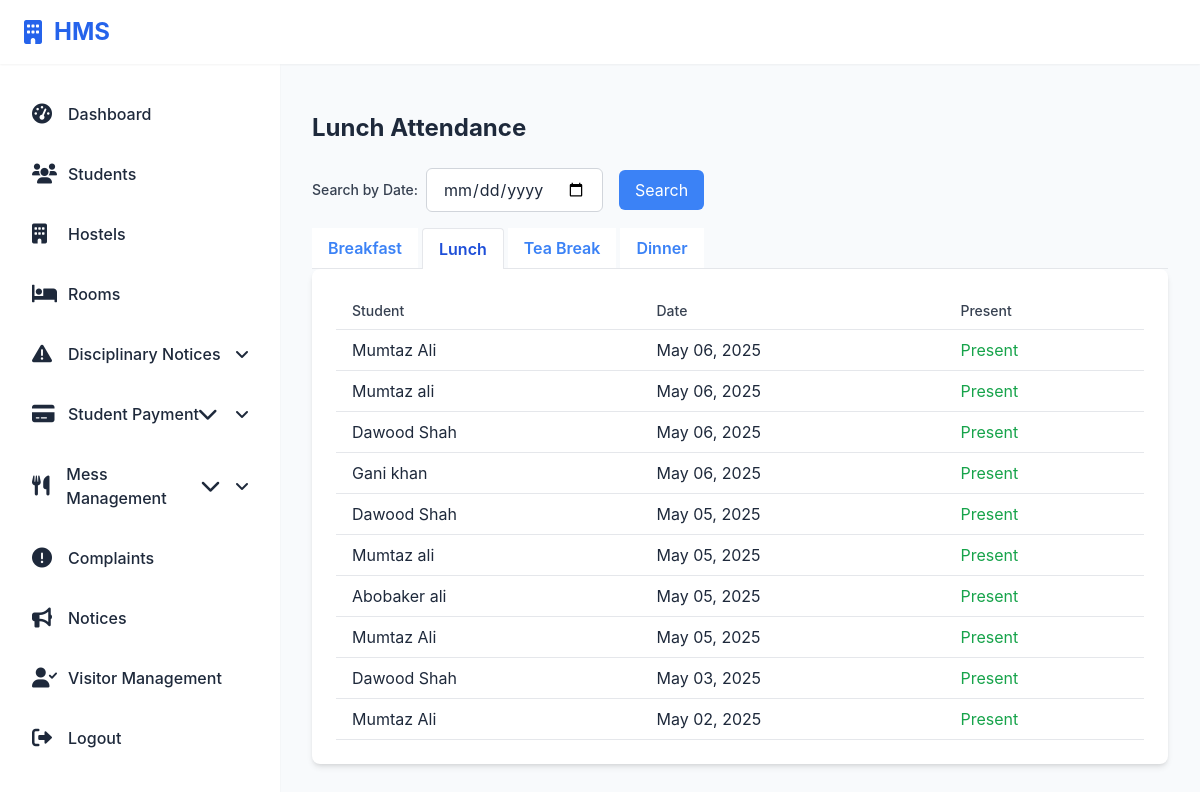
/hostel/lunch-attendance/ (signed in), run on the app's committed database.
### hostel/models.py (models this page shows, shortened)
class MessAttendance(models.Model):
    student = models.ForeignKey('Student', on_delete=models.CASCADE)
    date = models.DateField(default=timezone.now)
    meal_time = models.CharField(max_length=2, choices=MessMenu.MEAL_CHOICES)
    is_present = models.BooleanField()
    price_charged = models.DecimalField(max_digits=6, decimal_places=2, default=0)

class Student(models.Model):
    Room_ID = models.ForeignKey(Room, on_delete=models.SET_NULL, null=True, related_name="students")
    Hostel_ID = models.ForeignKey(Hostel, on_delete=models.SET_NULL, null=True)
    PAYMENT_STATUS_CHOICES = [
        ('NOT_PAID', 'Not Paid'),
        ('PARTIALLY_PAID', 'Partially Paid'),
        ('FULLY_PAID', 'Fully Paid'),
    ]
    Student_ID = models.AutoField(primary_key=True)
    Registration_Number = models.CharField(max_length=20, unique=True, null=True, blank=True)
    user = models.OneToOneField(User, on_delete=models.CASCADE, null=True)
    profile_picture = models.ImageField(upload_to='student_profiles/', null=True, blank=True)
    F_Name = models.CharField(max_length=50)
    L_Name = models.CharField(max_length=50)
    Contact_Info = models.CharField(max_length=100)
    Address = models.TextField()
    Department = models.CharField(max_length=100)
    FatherName = models.CharField(max_length=50)
    fee_status = models.CharField(max_length=20, choices=PAYMENT_STATUS_CHOICES, default='NOT_PAID')
    total_paid_amount = models.DecimalField(max_digits=10, decimal_places=2, default=0)
    room_price = models.DecimalField(max_digits=10, decimal_places=2, default=0)
    total_fee = models.DecimalField(max_digits=10, decimal_places=2, default=0)  # Added for storing total fee
    paid_installment_count = models.IntegerField(default=0)  # Added missing field

### hostel/views.py (the view)
# urls.py: path('lunch-attendance/', views.lunch_attendance, name='lunch_attendance'),
@staff_member_required
def lunch_attendance(request):
    lunch_records = MessAttendance.objects.filter(meal_time='LN').order_by('-date')
    context = {
        'lunch_records': lunch_records
    }
    return render(request, 'mess_management/lunch_attendance.html', context)

### hostel/templates/mess_management/lunch_attendance.html
{% extends 'base.html' %}
{% block content %}
<div class="container mt-4">
    <h1 class="text-2xl font-bold mb-6">Lunch Attendance</h1>
    <div class="mb-4">
        <form method="get">
            <div class="flex items-center">
                <label for="date" class="mr-2 text-sm font-medium text-gray-700">Search by Date:</label>
                <input type="date" id="date" name="date" class="py-2 px-4 border border-gray-300 rounded-md" value="{{ request.GET.date }}">
                <button type="submit" class="ml-4 bg-blue-500 text-white py-2 px-4 rounded-md">Search</button>
            </div>
        </form>
    </div>
    <ul class="flex border-b">
        <li class="mr-1">
            <a class="bg-white inline-block py-2 px-4 text-blue-500 hover:text-blue-800 font-semibold {% if request.path == '/breakfast-attendance/' %}bg-gray-200{% endif %}" href="{% url 'breakfast_attendance' %}">Breakfast</a>
        </li>
        <li class="-mb-px mr-1">
            <a class="bg-white inline-block border-l border-t border-r rounded-t py-2 px-4 text-blue-700 font-semibold {% if request.path == '/lunch-attendance/' %}bg-gray-200{% endif %}" href="{% url 'lunch_attendance' %}">Lunch</a>
        </li>
        <li class="mr-1">
            <a class="bg-white inline-block py-2 px-4 text-blue-500 hover:text-blue-800 font-semibold {% if request.path == '/tea-break-attendance/' %}bg-gray-200{% endif %}" href="{% url 'tea_break_attendance' %}">Tea Break</a>
        </li>
        <li class="mr-1">
            <a class="bg-white inline-block py-2 px-4 text-blue-500 hover:text-blue-800 font-semibold {% if request.path == '/dinner-attendance/' %}bg-gray-200{% endif %}" href="{% url 'dinner_attendance' %}">Dinner</a>
        </li>
    </ul>
    <div class="bg-white rounded-lg shadow-md p-6 mb-6">
        {% if lunch_records %}
        <div class="overflow-x-auto">
            <table class="min-w-full bg-white">
                <thead>
                    <tr>
                        <th class="py-2 px-4 border-b border-gray-200 text-left text-sm font-medium text-gray-700">Student</th>
                        <th class="py-2 px-4 border-b border-gray-200 text-left text-sm font-medium text-gray-700">Date</th>
                        <th class="py-2 px-4 border-b border-gray-200 text-left text-sm font-medium text-gray-700">Present</th>
                    </tr>
                </thead>
                <tbody>
                    {% for attendance in lunch_records %}
                        <tr>
                            <td class="py-2 px-4 border-b border-gray-200">{{ attendance.student.F_Name }} {{ attendance.student.L_Name }}</td>
                            <td class="py-2 px-4 border-b border-gray-200">{{ attendance.date|date:"M d, Y" }}</td>
                            <td class="py-2 px-4 border-b border-gray-200">
                                {% if attendance.is_present %}
                                    <span class="text-green-600">Present</span>
                                {% else %}
                                    <span class="text-red-600">Absent</span>
                                {% endif %}
                            </td>
                        </tr>
                    {% endfor %}
                </tbody>
            </table>
        </div>
        {% else %}
            <p class="text-gray-500">No attendance records for Lunch.</p>
        {% endif %}
    </div>
</div>
{% endblock %}

### hostel/static/css/showcase_notice.css (style rules this page uses)
:root { --primary-color: #4a6fdc; --primary-hover: #3d5cba; --success-color: #28a745; --danger-color: #dc3545; --warning-color: #ffc107; --light-gray: #f8f9fa; --medium-gray: #e9ecef; --dark-gray: #343a40; --border-color: #dee2e6; --shadow: 0 0.125rem 0.25rem rgba(0, 0, 0, 0.075); --transition: all 0.2s ease-in-out; }

### hostel/templates/base.html (style rules this page uses)
:root { --primary-color: #2563eb; --background-color: #f8fafc; --text-color: #1e293b; --sidebar-width: 280px; --header-height: 64px; --shadow-sm: 0 1px 2px 0 rgb(0 0 0 / 0.05); }
* { margin: 0; padding: 0; box-sizing: border-box; }
body { font-family: 'Inter', system-ui, -apple-system, sans-serif; background: var(--background-color); color: var(--text-color); min-height: 100vh; position: relative; }

### data on the page
MessAttendance: student.F_Name "Mumtaz", student.L_Name "Ali", date "May 06, 2025", is_present "Present"
MessAttendance: student.F_Name "Mumtaz", student.L_Name "ali", date "May 06, 2025", is_present "Present"
MessAttendance: student.F_Name "Dawood", student.L_Name "Shah", date "May 06, 2025", is_present "Present"
MessAttendance: student.F_Name "Gani", student.L_Name "khan", date "May 06, 2025", is_present "Present"
MessAttendance: student.F_Name "Dawood", student.L_Name "Shah", date "May 05, 2025", is_present "Present"
MessAttendance: student.F_Name "Mumtaz", student.L_Name "ali", date "May 05, 2025", is_present "Present"
MessAttendance: student.F_Name "Abobaker", student.L_Name "ali", date "May 05, 2025", is_present "Present"
MessAttendance: student.F_Name "Mumtaz", student.L_Name "Ali", date "May 05, 2025", is_present "Present"
MessAttendance: student.F_Name "Dawood", student.L_Name "Shah", date "May 03, 2025", is_present "Present"
MessAttendance: student.F_Name "Mumtaz", student.L_Name "Ali", date "May 02, 2025", is_present "Present"
